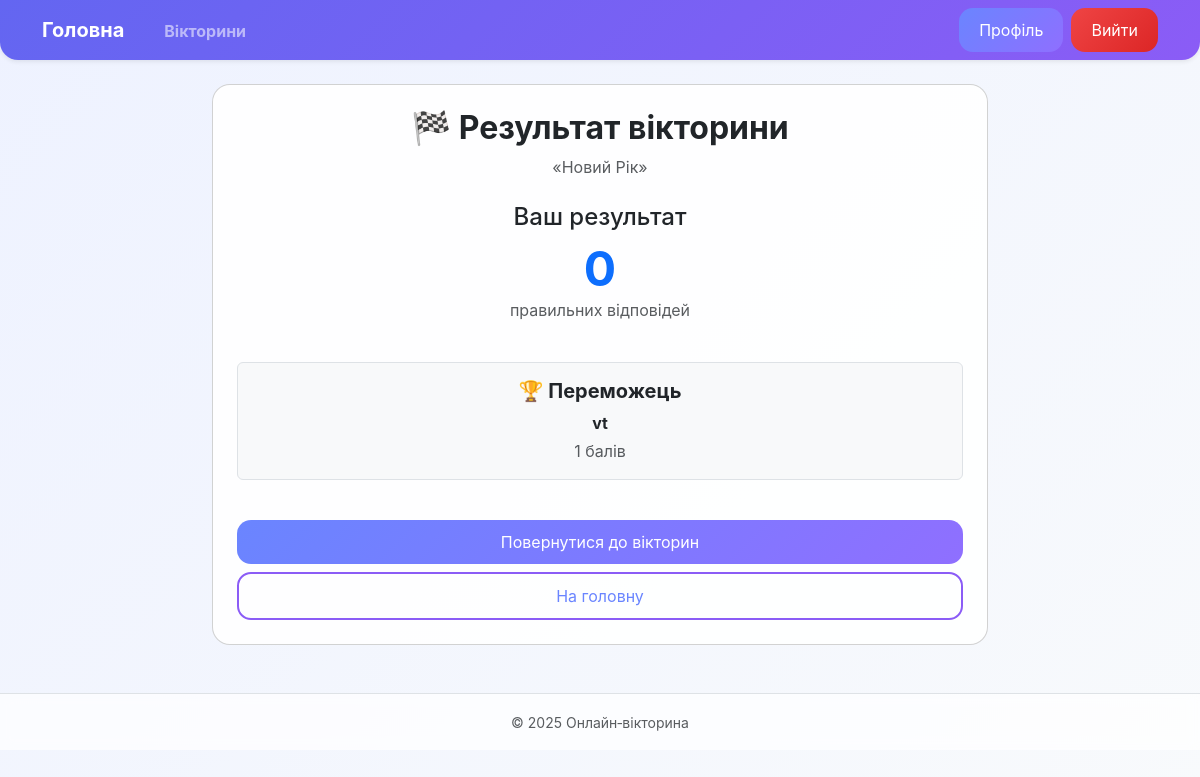
Page /quiz/room/PT10GY/result/ (signed in) on the committed database.
### quiz/models.py (models this page shows, shortened)
class Quiz(models.Model):
    title = models.CharField(max_length=100, verbose_name="Назва вікторини")
    complexity = models.CharField(
        max_length=20,
        choices=[
            ('easy', 'Легка'),
            ('medium', 'Середня'),
            ('hard', 'Складна'),
        ],
        default='medium',
        verbose_name="Складність"
    )
    theme = models.CharField(max_length=50, verbose_name="Тема")
    author = models.ForeignKey(
        settings.AUTH_USER_MODEL,
        on_delete=models.CASCADE,
        related_name='quizzes',
        verbose_name="Автор"
    )
    que_time = models.PositiveIntegerField(default=30)
    que_count = models.PositiveIntegerField(default=10)
    created_at = models.DateTimeField(auto_now_add=True)

class QuizPlayer(models.Model):
    room = models.ForeignKey(QuizRoom, on_delete=models.CASCADE, related_name="players")
    user = models.ForeignKey(settings.AUTH_USER_MODEL, on_delete=models.CASCADE)
    score = models.PositiveIntegerField(default=0)
    joined_at = models.DateTimeField(auto_now_add=True)
    answered_current = models.BooleanField(default=False)

### accounts/models.py (models this page shows, shortened)
class User(AbstractUser):
    ROLE_CHOICES = (
        ('user', 'User'),
        ('admin', 'Administrator'),
    )
    role = models.CharField(
        max_length=10,
        choices=ROLE_CHOICES,
        default='user'
    )
    bio = models.TextField(blank=True, null=True)
    avatar = models.ImageField(upload_to='avatars/', blank=True, null=True)

### quiz/views.py (the view)
# urls.py: path("room/<str:code>/result/", quiz_result, name="room_result"),
def quiz_result(request, code):
    room = get_object_or_404(QuizRoom, code=code)
    players = QuizPlayer.objects.filter(room=room)
    my_player = players.filter(user=request.user).first()
    top_score = players.aggregate(Max("score"))["score__max"]
    winner = None
    if top_score is not None:
        winner = players.filter(score=top_score).select_related("user").first()
    return render(
        request,
        "quiz/quiz_result.html",
        {
            "quiz": room.quiz,
            "room": room,
            "score": my_player.score if my_player else 0,
            "winner": winner,
            "is_winner": winner is not None and winner.user == request.user,
        },
    )

### quiz/templates/quiz/quiz_result.html (shortened to what this page needs)
{% extends "main.html" %}
{% block content %}
<div class="row justify-content-center">
  <div class="col-md-8">
    <div class="card quiz-card text-center p-4">
      <h2 class="fw-bold mb-2">🏁 Результат вікторини</h2>
      <p class="text-muted mb-4">«{{ quiz.title }}»</p>
      <div class="mb-4">
        <h4>Ваш результат</h4>
        <div class="display-5 fw-bold text-primary">
          {{ score }}
        </div>
        <p class="text-muted">правильних відповідей</p>
      </div>
      {% if winner %}
        <div class="border rounded p-3 mb-4 bg-light">
          <h5 class="fw-bold mb-2">🏆 Переможець</h5>
          <p class="mb-1">
            <strong>{{ winner.user.username }}</strong>
          </p>
          <p class="text-muted mb-0">
            {{ winner.score }} балів
          </p>
        </div>
      {% else %}
        <p class="text-muted">Результатів поки немає</p>
      {% endif %}
      <div class="d-flex flex-column gap-2 mt-3">
        <a href="{% url 'quiz:list' %}" class="btn btn-main">
          Повернутися до вікторин
        </a>
        <a href="{% url 'home' %}" class="btn btn-outline">
          На головну
        </a>
      </div>
    </div>
  </div>
</div>
{% endblock %}

### online_quiz/templates/main.html (style rules this page uses)
:root { --grad-main: linear-gradient(135deg, #6366f1, #8b5cf6); --grad-btn: linear-gradient(135deg, #6a85ff, #8f6fff); --grad-danger: linear-gradient(135deg, #ef4444, #dc2626); --bg-soft: linear-gradient(135deg, #eef2ff, #f8fafc); }
body { min-height: 100vh; background: var(--bg-soft); font-family: Inter, system-ui, sans-serif; }
.btn { border-radius: 14px; padding: 10px 20px; transition: .25s; }
.btn-main { background: var(--grad-btn); color: #fff; border: none; }
.btn-outline { background: transparent; border: 2px solid #8b5cf6; color: #6a85ff; }
.quiz-card { background: rgba(255,255,255,.9); border-radius: 18px; padding: 20px; height: 100%; transition: .35s ease; position: relative; overflow: hidden; }
.quiz-card::before { content: ""; position: absolute; inset: 0; pointer-events: none; background: linear-gradient( 120deg, transparent, rgba(139,92,246,.25), transparent ); opacity: 0; transition: .35s; }

### rows in the picture
Quiz: title "Новий Рік"
QuizPlayer: user.username "vt", score "1"

### other values in the picture
{{ score }} "0"
